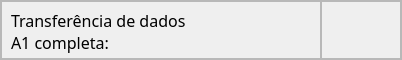
                         <widget class="QFrame" name="frame_28">
                          <property name="maximumSize">
                           <size>
                            <width>16777215</width>
                            <height>60</height>
                           </size>
                          </property>
                          <property name="frameShape">
                           <enum>QFrame::StyledPanel</enum>
                          </property>
                          <property name="frameShadow">
                           <enum>QFrame::Raised</enum>
                          </property>
                          <layout class="QHBoxLayout" name="horizontalLayout_5">
                           <property name="spacing">
                            <number>0</number>
                           </property>
                           <property name="leftMargin">
                            <number>0</number>
                           </property>
                           <property name="topMargin">
                            <number>0</number>
                           </property>
                           <property name="rightMargin">
                            <number>0</number>
                           </property>
                           <property name="bottomMargin">
                            <number>0</number>
                           </property>
                           <item>
                            <widget class="QFrame" name="frame_41">
                             <property name="sizePolicy">
                              <sizepolicy hsizetype="Preferred" vsizetype="Preferred">
                               <horstretch>0</horstretch>
                               <verstretch>0</verstretch>
                              </sizepolicy>
                             </property>
                             <property name="minimumSize">
                              <size>
                               <width>320</width>
                               <height>0</height>
                              </size>
                             </property>
                             <property name="frameShape">
                              <enum>QFrame::StyledPanel</enum>
                             </property>
                             <property name="frameShadow">
                              <enum>QFrame::Raised</enum>
                             </property>
                             <widget class="QLabel" name="label_13">
                              <property name="geometry">
                               <rect>
                                <x>10</x>
                                <y>0</y>
                                <width>311</width>
                                <height>61</height>
                               </rect>
                              </property>
                              <property name="sizePolicy">
                               <sizepolicy hsizetype="Preferred" vsizetype="Preferred">
                                <horstretch>0</horstretch>
                                <verstretch>0</verstretch>
                               </sizepolicy>
                              </property>
                              <property name="font">
                               <font>
                                <family>Equinox Bold</family>
                                <pointsize>12</pointsize>
                               </font>
                              </property>
                              <property name="text">
                               <string>Transferência de dados
A1 completa:</string>
                              </property>
                             </widget>
                            </widget>
                           </item>
                           <item>
                            <widget class="QFrame" name="frame_42">
                             <property name="minimumSize">
                              <size>
                               <width>80</width>
                               <height>0</height>
                              </size>
                             </property>
                             <property name="frameShape">
                              <enum>QFrame::StyledPanel</enum>
                             </property>
                             <property name="frameShadow">
                              <enum>QFrame::Raised</enum>
                             </property>
                            </widget>
                           </item>
                          </layout>
                         </widget>
